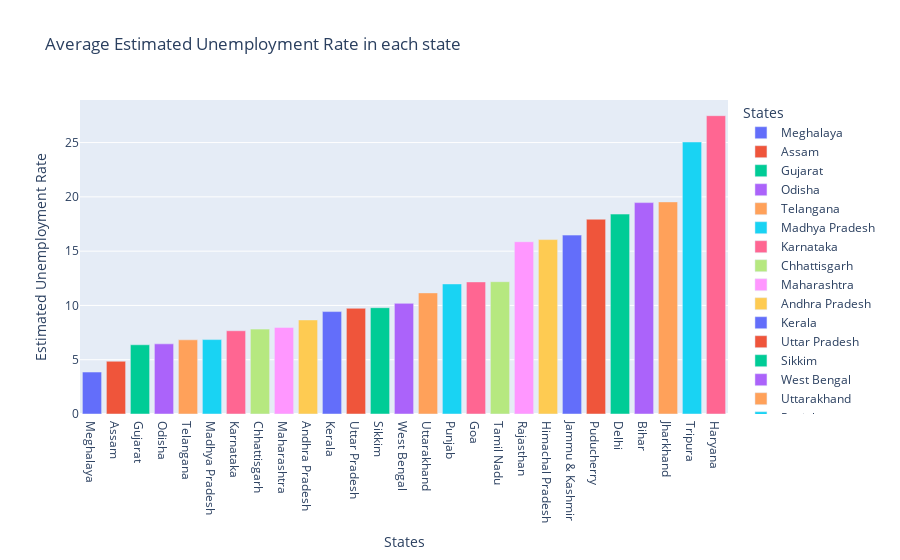

Source (notebook cell):
### Code cell
#Avg Estimated Unemployment Rate for each state and region 
plot_Estimated_Unemployment = data[['Estimated Unemployment Rate','States']]
Estimated_Unemployment_Rate= plot_Estimated_Unemployment.groupby('States').mean().reset_index()
Estimated_Unemployment_Rate = Estimated_Unemployment_Rate.sort_values('Estimated Unemployment Rate')
fig = px.bar(Estimated_Unemployment_Rate, x='States',y='Estimated Unemployment Rate',color='States',title='Average Estimated Unemployment Rate in each state',template='plotly')
fig.show()

### Figure 1 — Plotly figure (JSON) as saved in the notebook; plotly's stock layout.template omitted (floating-point values rounded to 4 significant figures)
{"data": [{"alignmentgroup": "True", "hovertemplate": "States=%{x}<br>Estimated Unemployment Rate=%{y}<extra></extra>", "legendgroup": "Meghalaya", "marker": {"color": "#636efa", "pattern": {"shape": ""}}, "name": "Meghalaya", "offsetgroup": "Meghalaya", "orientation": "v", "showlegend": true, "textposition": "auto", "type": "bar", "x": ["Meghalaya"], "xaxis": "x", "y": [3.866], "yaxis": "y"}, {"alignmentgroup": "True", "hovertemplate": "States=%{x}<br>Estimated Unemployment Rate=%{y}<extra></extra>", "legendgroup": "Assam", "marker": {"color": "#EF553B", "pattern": {"shape": ""}}, "name": "Assam", "offsetgroup": "Assam", "orientation": "v", "showlegend": true, "textposition": "auto", "type": "bar", "x": ["Assam"], "xaxis": "x", "y": [4.856], "yaxis": "y"}, {"alignmentgroup": "True", "hovertemplate": "States=%{x}<br>Estimated Unemployment Rate=%{y}<extra></extra>", "legendgroup": "Gujarat", "marker": {"color": "#00cc96", "pattern": {"shape": ""}}, "name": "Gujarat", "offsetgroup": "Gujarat", "orientation": "v", "showlegend": true, "textposition": "auto", "type": "bar", "x": ["Gujarat"], "xaxis": "x", "y": [6.376], "yaxis": "y"}, {"alignmentgroup": "True", "hovertemplate": "States=%{x}<br>Estimated Unemployment Rate=%{y}<extra></extra>", "legendgroup": "Odisha", "marker": {"color": "#ab63fa", "pattern": {"shape": ""}}, "name": "Odisha", "offsetgroup": "Odisha", "orientation": "v", "showlegend": true, "textposition": "auto", "type": "bar", "x": ["Odisha"], "xaxis": "x", "y": [6.462], "yaxis": "y"}, {"alignmentgroup": "True", "hovertemplate": "States=%{x}<br>Estimated Unemployment Rate=%{y}<extra></extra>", "legendgroup": "Telangana", "marker": {"color": "#FFA15A", "pattern": {"shape": ""}}, "name": "Telangana", "offsetgroup": "Telangana", "orientation": "v", "showlegend": true, "textposition": "auto", "type": "bar", "x": ["Telangana"], "xaxis": "x", "y": [6.833], "yaxis": "y"}, {"alignmentgroup": "True", "hovertemplate": "States=%{x}<br>Estimated Unemployment Rate=%{y}<extra></extra>", "legendgroup": "Madhya Pradesh", "marker": {"color": "#19d3f3", "pattern": {"shape": ""}}, "name": "Madhya Pradesh", "offsetgroup": "Madhya Pradesh", "orientation": "v", "showlegend": true, "textposition": "auto", "type": "bar", "x": ["Madhya Pradesh"], "xaxis": "x", "y": [6.854], "yaxis": "y"}, {"alignmentgroup": "True", "hovertemplate": "States=%{x}<br>Estimated Unemployment Rate=%{y}<extra></extra>", "legendgroup": "Karnataka", "marker": {"color": "#FF6692", "pattern": {"shape": ""}}, "name": "Karnataka", "offsetgroup": "Karnataka", "orientation": "v", "showlegend": true, "textposition": "auto", "type": "bar", "x": ["Karnataka"], "xaxis": "x", "y": [7.668], "yaxis": "y"}, {"alignmentgroup": "True", "hovertemplate": "States=%{x}<br>Estimated Unemployment Rate=%{y}<extra></extra>", "legendgroup": "Chhattisgarh", "marker": {"color": "#B6E880", "pattern": {"shape": ""}}, "name": "Chhattisgarh", "offsetgroup": "Chhattisgarh", "orientation": "v", "showlegend": true, "textposition": "auto", "type": "bar", "x": ["Chhattisgarh"], "xaxis": "x", "y": [7.819], "yaxis": "y"}, {"alignmentgroup": "True", "hovertemplate": "States=%{x}<br>Estimated Unemployment Rate=%{y}<extra></extra>", "legendgroup": "Maharashtra", "marker": {"color": "#FF97FF", "pattern": {"shape": ""}}, "name": "Maharashtra", "offsetgroup": "Maharashtra", "orientation": "v", "showlegend": true, "textposition": "auto", "type": "bar", "x": ["Maharashtra"], "xaxis": "x", "y": [7.979], "yaxis": "y"}, {"alignmentgroup": "True", "hovertemplate": "States=%{x}<br>Estimated Unemployment Rate=%{y}<extra></extra>", "legendgroup": "Andhra Pradesh", "marker": {"color": "#FECB52", "pattern": {"shape": ""}}, "name": "Andhra Pradesh", "offsetgroup": "Andhra Pradesh", "orientation": "v", "showlegend": true, "textposition": "auto", "type": "bar", "x": ["Andhra Pradesh"], "xaxis": "x", "y": [8.664], "yaxis": "y"}, {"alignmentgroup": "True", "hovertemplate": "States=%{x}<br>Estimated Unemployment Rate=%{y}<extra></extra>", "legendgroup": "Kerala", "marker": {"color": "#636efa", "pattern": {"shape": ""}}, "name": "Kerala", "offsetgroup": "Kerala", "orientation": "v", "showlegend": true, "textposition": "auto", "type": "bar", "x": ["Kerala"], "xaxis": "x", "y": [9.434], "yaxis": "y"}, {"alignmentgroup": "True", "hovertemplate": "States=%{x}<br>Estimated Unemployment Rate=%{y}<extra></extra>", "legendgroup": "Uttar Pradesh", "marker": {"color": "#EF553B", "pattern": {"shape": ""}}, "name": "Uttar Pradesh", "offsetgroup": "Uttar Pradesh", "orientation": "v", "showlegend": true, "textposition": "auto", "type": "bar", "x": ["Uttar Pradesh"], "xaxis": "x", "y": [9.737], "yaxis": "y"}, {"alignmentgroup": "True", "hovertemplate": "States=%{x}<br>Estimated Unemployment Rate=%{y}<extra></extra>", "legendgroup": "Sikkim", "marker": {"color": "#00cc96", "pattern": {"shape": ""}}, "name": "Sikkim", "offsetgroup": "Sikkim", "orientation": "v", "showlegend": true, "textposition": "auto", "type": "bar", "x": ["Sikkim"], "xaxis": "x", "y": [9.793], "yaxis": "y"}, {"alignmentgroup": "True", "hovertemplate": "States=%{x}<br>Estimated Unemployment Rate=%{y}<extra></extra>", "legendgroup": "West Bengal", "marker": {"color": "#ab63fa", "pattern": {"shape": ""}}, "name": "West Bengal", "offsetgroup": "West Bengal", "orientation": "v", "showlegend": true, "textposition": "auto", "type": "bar", "x": ["West Bengal"], "xaxis": "x", "y": [10.19], "yaxis": "y"}, {"alignmentgroup": "True", "hovertemplate": "States=%{x}<br>Estimated Unemployment Rate=%{y}<extra></extra>", "legendgroup": "Uttarakhand", "marker": {"color": "#FFA15A", "pattern": {"shape": ""}}, "name": "Uttarakhand", "offsetgroup": "Uttarakhand", "orientation": "v", "showlegend": true, "textposition": "auto", "type": "bar", "x": ["Uttarakhand"], "xaxis": "x", "y": [11.16], "yaxis": "y"}, {"alignmentgroup": "True", "hovertemplate": "States=%{x}<br>Estimated Unemployment Rate=%{y}<extra></extra>", "legendgroup": "Punjab", "marker": {"color": "#19d3f3", "pattern": {"shape": ""}}, "name": "Punjab", "offsetgroup": "Punjab", "orientation": "v", "showlegend": true, "textposition": "auto", "type": "bar", "x": ["Punjab"], "xaxis": "x", "y": [11.98], "yaxis": "y"}, {"alignmentgroup": "True", "hovertemplate": "States=%{x}<br>Estimated Unemployment Rate=%{y}<extra></extra>", "legendgroup": "Goa", "marker": {"color": "#FF6692", "pattern": {"shape": ""}}, "name": "Goa", "offsetgroup": "Goa", "orientation": "v", "showlegend": true, "textposition": "auto", "type": "bar", "x": ["Goa"], "xaxis": "x", "y": [12.17], "yaxis": "y"}, {"alignmentgroup": "True", "hovertemplate": "States=%{x}<br>Estimated Unemployment Rate=%{y}<extra></extra>", "legendgroup": "Tamil Nadu", "marker": {"color": "#B6E880", "pattern": {"shape": ""}}, "name": "Tamil Nadu", "offsetgroup": "Tamil Nadu", "orientation": "v", "showlegend": true, "textposition": "auto", "type": "bar", "x": ["Tamil Nadu"], "xaxis": "x", "y": [12.19], "yaxis": "y"}, {"alignmentgroup": "True", "hovertemplate": "States=%{x}<br>Estimated Unemployment Rate=%{y}<extra></extra>", "legendgroup": "Rajasthan", "marker": {"color": "#FF97FF", "pattern": {"shape": ""}}, "name": "Rajasthan", "offsetgroup": "Rajasthan", "orientation": "v", "showlegend": true, "textposition": "auto", "type": "bar", "x": ["Rajasthan"], "xaxis": "x", "y": [15.87], "yaxis": "y"}, {"alignmentgroup": "True", "hovertemplate": "States=%{x}<br>Estimated Unemployment Rate=%{y}<extra></extra>", "legendgroup": "Himachal Pradesh", "marker": {"color": "#FECB52", "pattern": {"shape": ""}}, "name": "Himachal Pradesh", "offsetgroup": "Himachal Pradesh", "orientation": "v", "showlegend": true, "textposition": "auto", "type": "bar", "x": ["Himachal Pradesh"], "xaxis": "x", "y": [16.07], "yaxis": "y"}, {"alignmentgroup": "True", "hovertemplate": "States=%{x}<br>Estimated Unemployment Rate=%{y}<extra></extra>", "legendgroup": "Jammu & Kashmir", "marker": {"color": "#636efa", "pattern": {"shape": ""}}, "name": "Jammu & Kashmir", "offsetgroup": "Jammu & Kashmir", "orientation": "v", "showlegend": true, "textposition": "auto", "type": "bar", "x": ["Jammu & Kashmir"], "xaxis": "x", "y": [16.48], "yaxis": "y"}, {"alignmentgroup": "True", "hovertemplate": "States=%{x}<br>Estimated Unemployment Rate=%{y}<extra></extra>", "legendgroup": "Puducherry", "marker": {"color": "#EF553B", "pattern": {"shape": ""}}, "name": "Puducherry", "offsetgroup": "Puducherry", "orientation": "v", "showlegend": true, "textposition": "auto", "type": "bar", "x": ["Puducherry"], "xaxis": "x", "y": [17.94], "yaxis": "y"}, {"alignmentgroup": "True", "hovertemplate": "States=%{x}<br>Estimated Unemployment Rate=%{y}<extra></extra>", "legendgroup": "Delhi", "marker": {"color": "#00cc96", "pattern": {"shape": ""}}, "name": "Delhi", "offsetgroup": "Delhi", "orientation": "v", "showlegend": true, "textposition": "auto", "type": "bar", "x": ["Delhi"], "xaxis": "x", "y": [18.41], "yaxis": "y"}, {"alignmentgroup": "True", "hovertemplate": "States=%{x}<br>Estimated Unemployment Rate=%{y}<extra></extra>", "legendgroup": "Bihar", "marker": {"color": "#ab63fa", "pattern": {"shape": ""}}, "name": "Bihar", "offsetgroup": "Bihar", "orientation": "v", "showlegend": true, "textposition": "auto", "type": "bar", "x": ["Bihar"], "xaxis": "x", "y": [19.47], "yaxis": "y"}, {"alignmentgroup": "True", "hovertemplate": "States=%{x}<br>Estimated Unemployment Rate=%{y}<extra></extra>", "legendgroup": "Jharkhand", "marker": {"color": "#FFA15A", "pattern": {"shape": ""}}, "name": "Jharkhand", "offsetgroup": "Jharkhand", "orientation": "v", "showlegend": true, "textposition": "auto", "type": "bar", "x": ["Jharkhand"], "xaxis": "x", "y": [19.54], "yaxis": "y"}, {"alignmentgroup": "True", "hovertemplate": "States=%{x}<br>Estimated Unemployment Rate=%{y}<extra></extra>", "legendgroup": "Tripura", "marker": {"color": "#19d3f3", "pattern": {"shape": ""}}, "name": "Tripura", "offsetgroup": "Tripura", "orientation": "v", "showlegend": true, "textposition": "auto", "type": "bar", "x": ["Tripura"], "xaxis": "x", "y": [25.05], "yaxis": "y"}, {"alignmentgroup": "True", "hovertemplate": "States=%{x}<br>Estimated Unemployment Rate=%{y}<extra></extra>", "legendgroup": "Haryana", "marker": {"color": "#FF6692", "pattern": {"shape": ""}}, "name": "Haryana", "offsetgroup": "Haryana", "orientation": "v", "showlegend": true, "textposition": "auto", "type": "bar", "x": ["Haryana"], "xaxis": "x", "y": [27.48], "yaxis": "y"}], "layout": {"barmode": "relative", "legend": {"title": {"text": "States"}, "tracegroupgap": 0}, "title": {"text": "Average Estimated Unemployment Rate in each state"}, "xaxis": {"anchor": "y", "categoryarray": ["Meghalaya", "Assam", "Gujarat", "Odisha", "Telangana", "Madhya Pradesh", "Karnataka", "Chhattisgarh", "Maharashtra", "Andhra Pradesh", "Kerala", "Uttar Pradesh", "Sikkim", "West Bengal", "Uttarakhand", "Punjab", "Goa", "Tamil Nadu", "Rajasthan", "Himachal Pradesh", "Jammu & Kashmir", "Puducherry", "Delhi", "Bihar", "Jharkhand", "Tripura", "Haryana"], "categoryorder": "array", "domain": [0, 1], "title": {"text": "States"}}, "yaxis": {"anchor": "x", "domain": [0, 1], "title": {"text": "Estimated Unemployment Rate"}}}}
